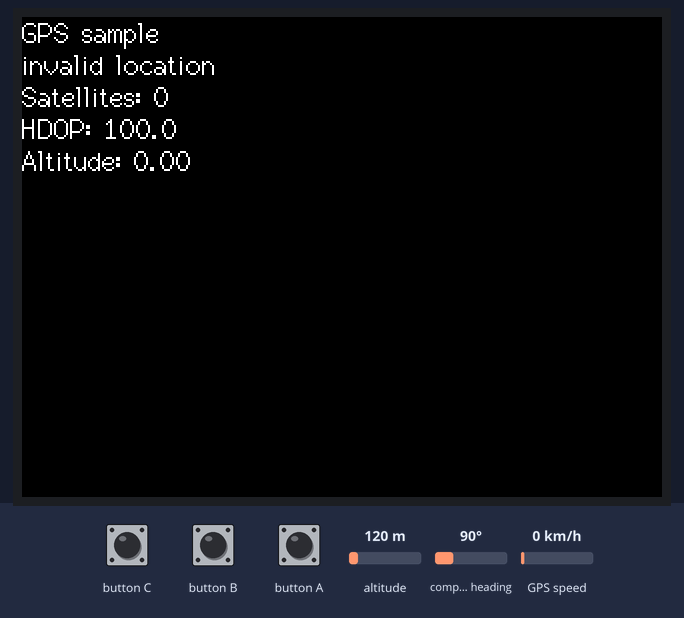
The program below on a simulated ESP32. On the bench: 320×240 colour display. Inputs (shaded band) come from the test bench; at power-on: altitude 120 m, compass heading 90°, GPS speed 0 km/h. The GPS gets a fix after 3 s at 37.7749, -122.4194 with 8 satellites.

Above: at 1.3 s.
1.4 s: altitude set to 20 m
At 4.5 s:
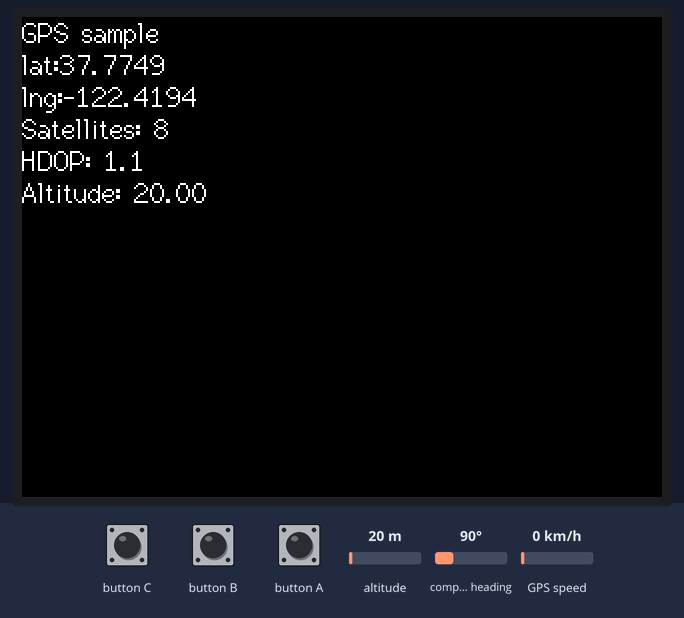
9.3 s: altitude set to 250 m
At 10.3 s:
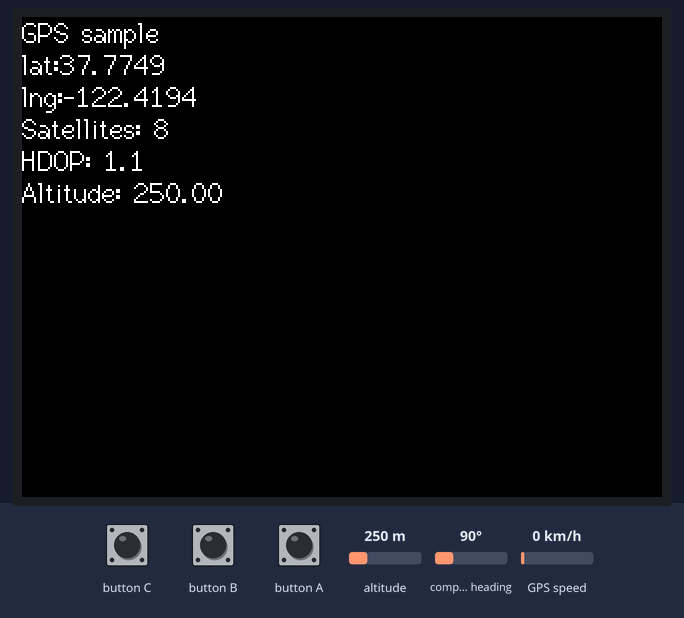
11.0 s: altitude set to 500 m
Timing chart, 0 to 14.0 s (numbered marks = the images above; inputs shaded):
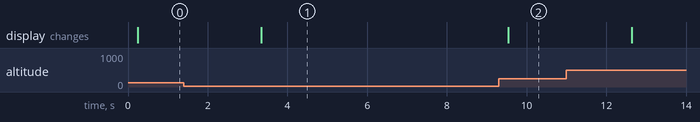

The program:

main.cpp
```cpp
#include <M5Unified.h>
#include <TinyGPS++.h>

HardwareSerial GPSRaw(2);
TinyGPSPlus gps;

void setup() {
  auto cfg = M5.config();
  M5.begin(cfg);
  M5.Lcd.setRotation(1);
  GPSRaw.begin(9600, SERIAL_8N1, 33, 32);
}

void loop() {
  M5.update();
  M5.Lcd.setTextFont(2);
  M5.Lcd.setCursor(0, 0);
  M5.Lcd.fillScreen(BLACK);
  M5.Lcd.println("GPS sample");
  while(GPSRaw.available() > 0) {
    if(gps.encode(GPSRaw.read())) {
      break;
    }
  }

  if(gps.location.isValid()) {
    M5.Lcd.printf("lat:%.4f\n", gps.location.lat() );
    M5.Lcd.printf("lng:%.4f\n", gps.location.lng() );
  } else {
    M5.Lcd.println("invalid location");
  }

  M5.Lcd.printf("Satellites: %d\n", gps.satellites.value());
  M5.Lcd.printf("HDOP: %.1f\n", gps.hdop.hdop());
  M5.Lcd.printf("Altitude: %.2f\n", gps.altitude.meters());
  delay(3000);
}
```

Measured:
- after the input at 1.4 s, the display: changes after 1.9 s (image 1)
- after the input at 9.3 s, the display: changes after 0.24 s (image 2)
